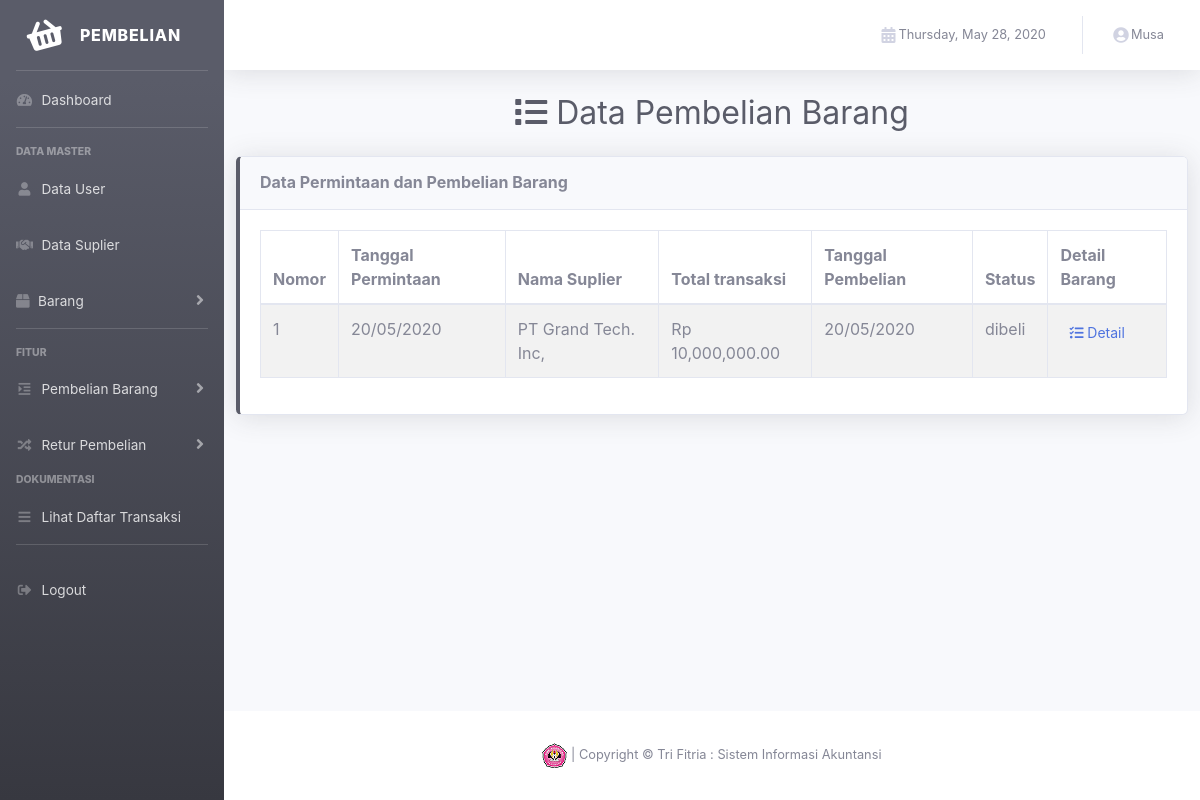
Page /view/index.php?p=verifikasi_p (signed in) on the committed database.
### tables this page shows
CREATE TABLE IF NOT EXISTS `order` (
  `id_order` varchar(6) NOT NULL,
  `tanggal` date NOT NULL,
  `status` varchar(16) NOT NULL,
  `total_transaksi` int(45) NOT NULL,
  `nama_suplier` varchar(45) NOT NULL,
  `tanggal_penerimaan` date NOT NULL,
  `tanggal_pembelian` date NOT NULL,
  `no_surat_jalan` varchar(25) NOT NULL,
  `tanggal_pelunasan` date NOT NULL,
  `nomor_faktur` varchar(25) NOT NULL
);

### control/permintaan_barang/permintaan_barang.php (called while the page is built, shortened)
<?php
     class permintaan_barang{
        public function tampil_status($status, $status1){
            $koneksi = new koneksi;
            $query = mysqli_query($koneksi->conn,"SELECT * FROM `order` where `status`='$status' OR `status`='$status1'");
            if (mysqli_num_rows($query)>0) {
                while ($row= mysqli_fetch_array($query)) {
                    $data[]= $row;
                }
                return $data;
            }
        }
    }
    ?>

### control/koneksi.php (called while the page is built, shortened)
<?php
    class koneksi{
        private $dbhost = "localhost";
        private $dbuser = "root";
        private $dbname = "hph_proj_db";
        private $dbpass = "";
        public function __construct(){
        $this->conn = mysqli_connect($this->dbhost, $this->dbuser, $this->dbpass, $this->dbname) or die("Koneksi gagal");
        }
    }
    ?>

### view/content/transaksi/verifikasi_pembelian_barang/verifikasi_data.php (the view, shortened to what this page needs)
     <div class="d-sm-flex align-items-center justify-content-center mb-4">
        <h1 class="h2 mb-0 text-gray-800">
        <i class="fa fa-list" aria-hidden="true"></i>
           Data Pembelian Barang
        </h1>
    </div>
<div class="col">
      <div class="row">
        <div class="col">
          <div class="card shadow mb-4 border-left-dark">
            <div class="card-header py-3">
              <h6 class="m-0 font-weight-bold">Data Permintaan dan Pembelian Barang</h6>
            </div>
            <div class="card-body" >
                    <div class="table-responsive">
                        <table class="table table-bordered table-striped" width="100%" cellspacing="0" id="dataTable">
                            <thead>
                                <tr>
                                    <th>Nomor</th>
                                    <th>Tanggal Permintaan</th>
                                    <th>Nama Suplier</th>
                                    <th>Total transaksi</th>
                                    <th>Tanggal Pembelian</th>
                                    <th>Status</th>
                                    <th>Detail Barang</th>
                                </tr>
                            </thead>
                            <tbody>
                                <?php
                                $status = "dipesan";
                                $status1 ="dibeli";
                                    if ($permintaan_barang->tampil_status($status, $status1)!=false) {
                                        $no = 1;
                                        foreach ($permintaan_barang->tampil_status($status, $status1) as $key) {
                                            ?>
                                            <tr>
                                                <form action="" method="post">
                                                    <td><?php echo $no++; ?>
                                                    </td>
                                                    <td><?php echo date('d/m/Y', strtotime($key['tanggal'])); ?></td>
                                                    <td><?php echo $key['nama_suplier']; ?></td>
                                                    <td>Rp <?php echo number_format($key['total_transaksi'],2); ?></td>
                                                    <td><?php if ($key['status'] == "dipesan") {
                                                        echo "Proses verifikasi";
                                                    } else { echo date('d/m/Y', strtotime($key['tanggal_pembelian'])); }?></td>
                                                    <td><?php echo $key['status']; ?></td>
                                                    <td>
                                                        <button type="submit" name="detail" class="btn btn-sm btn-link btn-custom">
                                                            <span>
                                                            <i class="fas fa-tasks"></i>
                                                            </span>
                                                            <span>
                                                            Detail
                                                            </span>
                                                        </button>
                                                    </td>
                                                </form>
                                            </tr>
                                <?php
                                        }
                                    }
                                    ?>
                            </tbody>
                        </table>
                    </div>
            </div>
              </div>
            </div>
          </div>
        </div>

### rows in the picture
order: tanggal "20/05/2020", nama_suplier "PT Grand Tech. Inc,", total_transaksi "10,000,000.00", tanggal_pembelian "20/05/2020", status "dibeli"

### other values in the picture
$_SESSION['nama_user'] "Musa"
